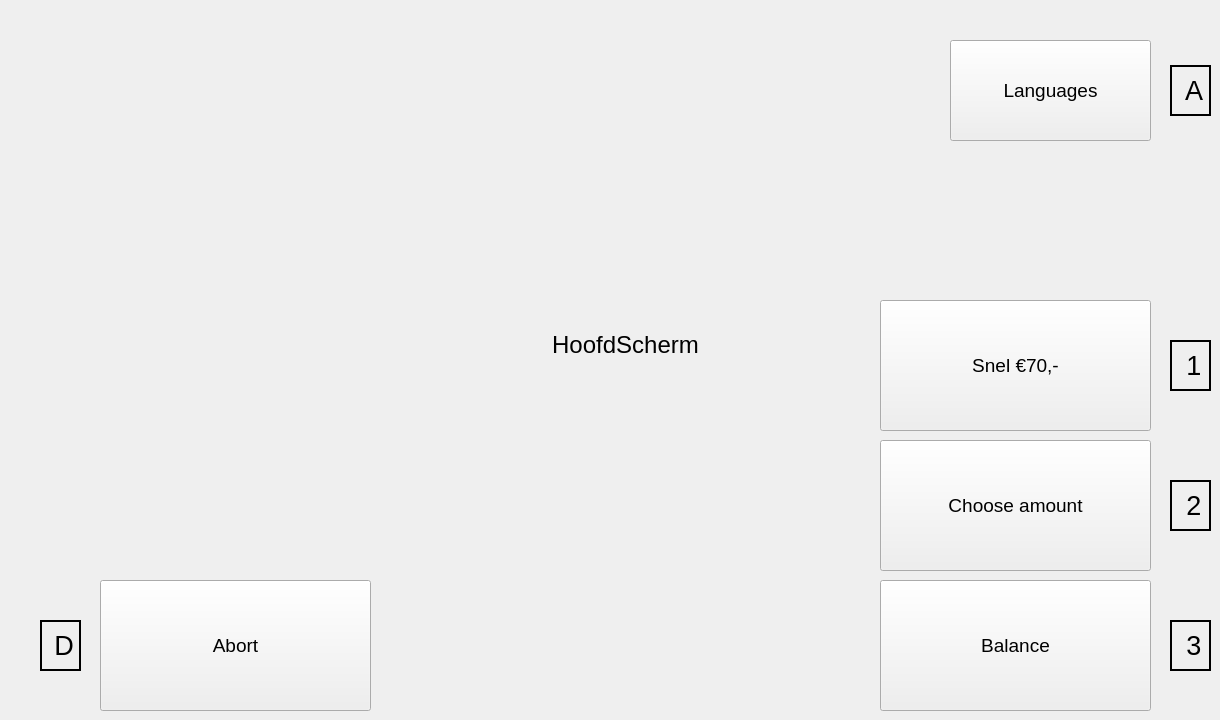
   <widget class="QWidget" name="hoofdScherm">
    <widget class="QLabel" name="hoofdLabel">
     <property name="geometry">
      <rect>
       <x>510</x>
       <y>280</y>
       <width>231</width>
       <height>131</height>
      </rect>
     </property>
     <property name="font">
      <font>
       <family>MS Shell Dlg 2</family>
       <pointsize>14</pointsize>
      </font>
     </property>
     <property name="text">
      <string>&lt;html&gt;&lt;head/&gt;&lt;body&gt;&lt;p align=&quot;center&quot;&gt;&lt;span style=&quot; font-size:18pt;&quot;&gt;HoofdScherm&lt;/span&gt;&lt;/p&gt;&lt;/body&gt;&lt;/html&gt;</string>
     </property>
    </widget>
    <widget class="QPushButton" name="hoofd_snelPinnen_button">
     <property name="geometry">
      <rect>
       <x>880</x>
       <y>300</y>
       <width>271</width>
       <height>131</height>
      </rect>
     </property>
     <property name="sizePolicy">
      <sizepolicy hsizetype="Expanding" vsizetype="Expanding">
       <horstretch>0</horstretch>
       <verstretch>0</verstretch>
      </sizepolicy>
     </property>
     <property name="font">
      <font>
       <family>MS Shell Dlg 2</family>
       <pointsize>14</pointsize>
      </font>
     </property>
     <property name="text">
      <string>Snel €70,-</string>
     </property>
    </widget>
    <widget class="QPushButton" name="hoofd_saldo_button">
     <property name="geometry">
      <rect>
       <x>880</x>
       <y>580</y>
       <width>271</width>
       <height>131</height>
      </rect>
     </property>
     <property name="sizePolicy">
      <sizepolicy hsizetype="Expanding" vsizetype="Expanding">
       <horstretch>0</horstretch>
       <verstretch>0</verstretch>
      </sizepolicy>
     </property>
     <property name="font">
      <font>
       <family>MS Shell Dlg 2</family>
       <pointsize>14</pointsize>
      </font>
     </property>
     <property name="text">
      <string>Balance</string>
     </property>
    </widget>
    <widget class="QPushButton" name="hoofd_pinKeuze_button">
     <property name="geometry">
      <rect>
       <x>880</x>
       <y>440</y>
       <width>271</width>
       <height>131</height>
      </rect>
     </property>
     <property name="sizePolicy">
      <sizepolicy hsizetype="Expanding" vsizetype="Expanding">
       <horstretch>0</horstretch>
       <verstretch>0</verstretch>
      </sizepolicy>
     </property>
     <property name="font">
      <font>
       <family>MS Shell Dlg 2</family>
       <pointsize>14</pointsize>
      </font>
     </property>
     <property name="text">
      <string>Choose amount</string>
     </property>
    </widget>
    <widget class="QPushButton" name="hoofd_taal_button">
     <property name="geometry">
      <rect>
       <x>950</x>
       <y>40</y>
       <width>201</width>
       <height>101</height>
      </rect>
     </property>
     <property name="sizePolicy">
      <sizepolicy hsizetype="Expanding" vsizetype="Expanding">
       <horstretch>0</horstretch>
       <verstretch>0</verstretch>
      </sizepolicy>
     </property>
     <property name="font">
      <font>
       <family>MS Shell Dlg 2</family>
       <pointsize>14</pointsize>
      </font>
     </property>
     <property name="text">
      <string>Languages</string>
     </property>
    </widget>
    <widget class="QPushButton" name="hoofd_welkom_button">
     <property name="geometry">
      <rect>
       <x>100</x>
       <y>580</y>
       <width>271</width>
       <height>131</height>
      </rect>
     </property>
     <property name="sizePolicy">
      <sizepolicy hsizetype="Expanding" vsizetype="Expanding">
       <horstretch>0</horstretch>
       <verstretch>0</verstretch>
      </sizepolicy>
     </property>
     <property name="font">
      <font>
       <family>MS Shell Dlg 2</family>
       <pointsize>14</pointsize>
      </font>
     </property>
     <property name="text">
      <string>Abort</string>
     </property>
    </widget>
    <widget class="QLabel" name="hoofd_logo">
     <property name="geometry">
      <rect>
       <x>30</x>
       <y>20</y>
       <width>211</width>
       <height>201</height>
      </rect>
     </property>
     <property name="text">
      <string/>
     </property>
     <property name="pixmap">
      <pixmap>../../../plaatjes/ANVI_LOGO_200PIX.png</pixmap>
     </property>
     <property name="scaledContents">
      <bool>true</bool>
     </property>
    </widget>
    <widget class="QLabel" name="hoofd_taal_label">
     <property name="geometry">
      <rect>
       <x>1170</x>
       <y>65</y>
       <width>41</width>
       <height>51</height>
      </rect>
     </property>
     <property name="font">
      <font>
       <pointsize>20</pointsize>
      </font>
     </property>
     <property name="frameShape">
      <enum>QFrame::Box</enum>
     </property>
     <property name="frameShadow">
      <enum>QFrame::Plain</enum>
     </property>
     <property name="lineWidth">
      <number>2</number>
     </property>
     <property name="text">
      <string>&lt;html&gt;&lt;head/&gt;&lt;body&gt;&lt;p align=&quot;center&quot;&gt;A&lt;/p&gt;&lt;/body&gt;&lt;/html&gt;</string>
     </property>
    </widget>
    <widget class="QLabel" name="hoofd_snelPinnen_label">
     <property name="geometry">
      <rect>
       <x>1170</x>
       <y>340</y>
       <width>41</width>
       <height>51</height>
      </rect>
     </property>
     <property name="font">
      <font>
       <pointsize>20</pointsize>
      </font>
     </property>
     <property name="frameShape">
      <enum>QFrame::Box</enum>
     </property>
     <property name="frameShadow">
      <enum>QFrame::Plain</enum>
     </property>
     <property name="lineWidth">
      <number>2</number>
     </property>
     <property name="text">
      <string>&lt;html&gt;&lt;head/&gt;&lt;body&gt;&lt;p align=&quot;center&quot;&gt;1&lt;/p&gt;&lt;/body&gt;&lt;/html&gt;</string>
     </property>
    </widget>
    <widget class="QLabel" name="hoofd_pinKeuze_label">
     <property name="geometry">
      <rect>
       <x>1170</x>
       <y>480</y>
       <width>41</width>
       <height>51</height>
      </rect>
     </property>
     <property name="font">
      <font>
       <pointsize>20</pointsize>
      </font>
     </property>
     <property name="frameShape">
      <enum>QFrame::Box</enum>
     </property>
     <property name="frameShadow">
      <enum>QFrame::Plain</enum>
     </property>
     <property name="lineWidth">
      <number>2</number>
     </property>
     <property name="text">
      <string>&lt;html&gt;&lt;head/&gt;&lt;body&gt;&lt;p align=&quot;center&quot;&gt;2&lt;/p&gt;&lt;/body&gt;&lt;/html&gt;</string>
     </property>
    </widget>
    <widget class="QLabel" name="hoofd_saldo_label">
     <property name="geometry">
      <rect>
       <x>1170</x>
       <y>620</y>
       <width>41</width>
       <height>51</height>
      </rect>
     </property>
     <property name="font">
      <font>
       <pointsize>20</pointsize>
      </font>
     </property>
     <property name="frameShape">
      <enum>QFrame::Box</enum>
     </property>
     <property name="frameShadow">
      <enum>QFrame::Plain</enum>
     </property>
     <property name="lineWidth">
      <number>2</number>
     </property>
     <property name="text">
      <string>&lt;html&gt;&lt;head/&gt;&lt;body&gt;&lt;p align=&quot;center&quot;&gt;3&lt;/p&gt;&lt;/body&gt;&lt;/html&gt;</string>
     </property>
    </widget>
    <widget class="QLabel" name="hoofd_welkom_label">
     <property name="geometry">
      <rect>
       <x>40</x>
       <y>620</y>
       <width>41</width>
       <height>51</height>
      </rect>
     </property>
     <property name="font">
      <font>
       <pointsize>20</pointsize>
      </font>
     </property>
     <property name="frameShape">
      <enum>QFrame::Box</enum>
     </property>
     <property name="frameShadow">
      <enum>QFrame::Plain</enum>
     </property>
     <property name="lineWidth">
      <number>2</number>
     </property>
     <property name="text">
      <string>&lt;html&gt;&lt;head/&gt;&lt;body&gt;&lt;p align=&quot;center&quot;&gt;D&lt;/p&gt;&lt;/body&gt;&lt;/html&gt;</string>
     </property>
    </widget>
   </widget>
